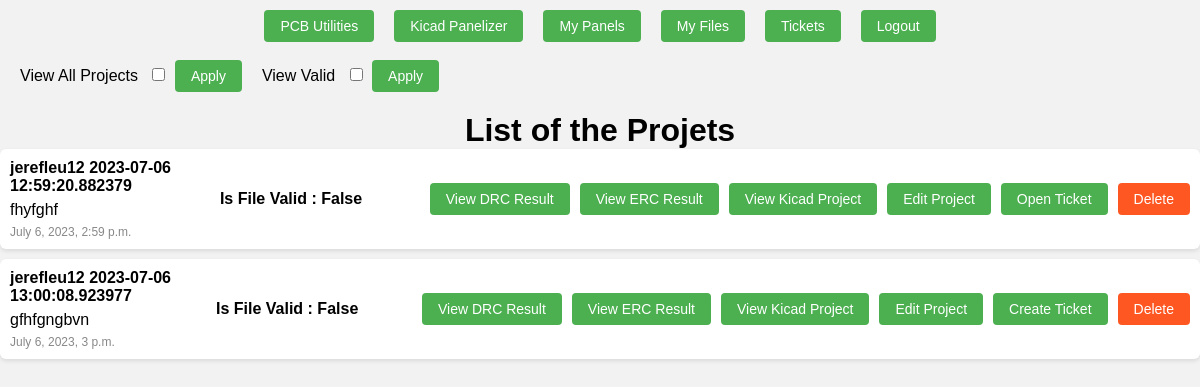
The app's page /user-files/ (signed in) with its own data.
### myapp/models.py (models this page shows, shortened)
class ResultFile(models.Model):
    user = models.ForeignKey(User, on_delete=models.CASCADE)
    uploaded_file = models.ForeignKey(UploadedFile, on_delete=models.CASCADE, default=None)
    zippedGerbers = models.FileField(upload_to='uploads/')
    zippedDrills = models.FileField(upload_to='uploads/')
    DRCresult = models.FileField(upload_to='uploads/')
    ERCresult = models.FileField(upload_to='uploads/')
    pdf_file = models.FileField(upload_to='uploads/', default='uploads/test.pdf')
    description = models.TextField(max_length=100, default='')
    uploaded_at = models.DateTimeField(auto_now_add=True)
    filename = models.TextField(max_length=100, default='')
    valid = models.BooleanField(default=False)
    version = models.IntegerField(default=1)
    locked = models.BooleanField(default=False)
    Errors = models.OneToOneField(Drc_error, on_delete=models.CASCADE)

### myapp/views.py (the view)
# urls.py: path('user-files/', user_files, name='user_files'),
def user_files(request):
    user = request.user  # Get the currently logged-in user
    selected_files = request.POST.getlist('selected_files')
    board_height = request.POST.getlist('board_height')
    board_width = request.POST.getlist('board_width')
    view_all_project = request.POST.get('view_all_project', False) == 'on'
    view_valid = request.POST.get('view_valid', False) == 'on'
    if user.is_staff and view_all_project:
        result_files = ResultFile.objects.all()
    else:
        result_files = ResultFile.objects.filter(user=user)
    if view_valid: result_files = result_files.filter(valid=True)
    files = []
    for result_file in result_files:
        ticket = Ticket.objects.filter(result_file=result_file).first()
        files.append({'upload_file': result_file, 'ticket': ticket})
    if len(files) == 0: files = None
    return render(request, 'user_files.html', {'selected_files':selected_files, 'board_height':board_height, 'board_width':board_width, 'files':files, 'view_all_project': view_all_project, 'view_valid':view_valid,})

### myapp/templates/user_files.html (shortened to what this page needs)
{% load static %}
{% include 'header.html' %}
<!DOCTYPE html>
<html>
<head>
  <link rel="stylesheet" type="text/css" href="{% static 'css/user_files.css' %}">
</head>
<body>
<div class="form-container">
  {% if user.is_staff %}
  <form method="POST" action="{% url 'user_files' %}">
    <label for="view_all_project">View All Projects</label>
    <input type="checkbox" id="view_all_project" name="view_all_project" {% if view_all_project %}checked="checked"{% endif %}>
    <button type="submit">Apply</button>
  </form>
  {% endif %}
  <form method="POST" action="{% url 'user_files' %}">
    <label for="view_valid">View Valid</label>
    <input type="checkbox" id="view_valid" name="view_valid" {% if view_valid %}checked="checked"{% endif %}>
    <button type="submit">Apply</button>
  </form>
</div>
{% if user.is_staff %}
<h1>List of the Projets</h1>
{% else %}
<h1>List of your Projets</h1>
{% endif %}
{% if files%}
<ul class="file-list">
  {% for file in files  %}
    <li class="file-item">
      <div class="file-details">
        <p class="file-name">{{ file.upload_file.filename}}</p>
        <p class="file-description">{{ file.upload_file.description }}</p>
        <p class="file-date">{{ file.upload_file.uploaded_at }}</p>
      </div>
      <div class="file-details">
        <a class="file-valid">Is File Valid : {{ file.upload_file.valid }}</a>
      </div>
      <a href="{% url 'view_file' file_id=file.upload_file.id file_type='DRCresult' %}" class="file-button">View DRC Result</a>
      <a href="{% url 'view_file' file_id=file.upload_file.id file_type='ERCresult' %}" class="file-button">View ERC Result</a>
      <a href="{% url 'view_file' file_id=file.upload_file.id file_type='uploaded_file' %}" class="file-button">View Kicad Project</a>
      {% if file.ticket %}
      <a href="{% url 'gerber_edit' file_id=file.upload_file.id ticket_id=file.ticket.id%}" class="file-button">Edit Project</a>
        <a href="{% url 'open_ticket' file_id=file.upload_file.id %}"class="file-button">Open Ticket</a>
      {% else %}
      <a href="{% url 'gerber_edit' file_id=file.upload_file.id%}" class="file-button">Edit Project</a>
        <a href="{% url 'ticket_create' file_id=file.upload_file.id %}"class="file-button">Create Ticket</a>
      {% endif %}
      <button class="delete-button" data-file-type="result_file" data-file-id="{{ file.upload_file.id }}">Delete</button>
    </li>
  {% empty %}
    <li>No files uploaded yet.</li>
  {% endfor %}
</ul>
{% else %}
<p>No files uploaded yet.</p>
{% endif %}
</body>
</html>

### myapp/templates/header.html
{% load static %}
<link rel="stylesheet" type="text/css" href="{% static 'css/header.css' %}">
<div class="header">
  {% if user.is_authenticated %}
    <button onclick="window.location.href='{% url 'logged_home' %}'">PCB Utilities</button>
    {% if user.is_staff %}
    <button onclick="window.location.href='{% url 'panelizer_kicad' %}'">Kicad Panelizer</button>
    {% endif %}
    <button onclick="window.location.href='{% url 'user_panels' %}'">My Panels</button>
    <button onclick="window.location.href='{% url 'user_files' %}'">My Files</button>
    <button onclick="window.location.href='{% url 'ticket_list' %}'">Tickets</button>
    <button onclick="window.location.href='{% url 'cas_ng_logout' %}'">Logout</button>
  {% else %}
    <button onclick="window.location.href='{% url 'cas_ng_login' %}'">Login</button>
  {% endif %}
</div>

### static/css/header.css (style rules this page uses)
.header { display: flex; justify-content: center; align-items: center; background-color: #f2f2f2; padding: 10px; position: fixed; top: 0; width: 100%; z-index: 9999; }
.header button { background-color: #4caf50; color: white; border: none; border-radius: 4px; padding: 8px 16px; font-size: 14px; cursor: pointer; margin: 0 10px; }
body { margin-top: 60px; }

### static/css/user_files.css (style rules this page uses)
* { margin: 0; padding: 0; box-sizing: border-box; }
body { background-color: #f2f2f2; font-family: Arial, sans-serif; }
h1 { text-align: center; margin-top: 20px; }
.form-container { display: flex; align-items: center; margin-bottom: 20px; margin-left: 20px; }
.form-container form { margin-right: 20px }
.form-container label { margin-right: 10px; }
.form-container input[type="checkbox"] { margin-right: 5px; }
.form-container button { background-color: #4caf50; color: white; border: none; border-radius: 4px; padding: 8px 16px; font-size: 14px; cursor: pointer; }
.file-list { list-style-type: none; padding: 0; }
.file-item { display: flex; align-items: center; padding: 10px; background-color: #ffffff; border-radius: 6px; margin-bottom: 10px; box-shadow: 0 2px 4px rgba(0, 0, 0, 0.1); }
.file-details { flex: 1; }
.file-valid { font-weight: bold; margin-bottom: 6px; }
.file-name { font-weight: bold; margin-bottom: 6px; }
.file-description { margin-bottom: 6px; }
.file-date { color: #888888; font-size: 12px; }
.file-button { background-color: #4caf50; color: #ffffff; border: none; border-radius: 4px; padding: 8px 16px; font-size: 14px; cursor: pointer; margin-right: 10px; text-decoration: none; }
.delete-button { background-color: #ff5722; color: #ffffff; border: none; border-radius: 4px; padding: 8px 16px; font-size: 14px; cursor: pointer; }

### records on screen
ResultFile: upload_file.filename "jerefleu12 2023-07-06 12:59:20.882379", upload_file.description "fhyfghf", upload_file.uploaded_at "July 6, 2023, 2:59 p.m.", upload_file.valid "False", shows "Edit Project"
ResultFile: upload_file.filename "jerefleu12 2023-07-06 13:00:08.923977", upload_file.description "gfhfgngbvn", upload_file.uploaded_at "July 6, 2023, 3 p.m.", upload_file.valid "False", shows "Edit Project"
